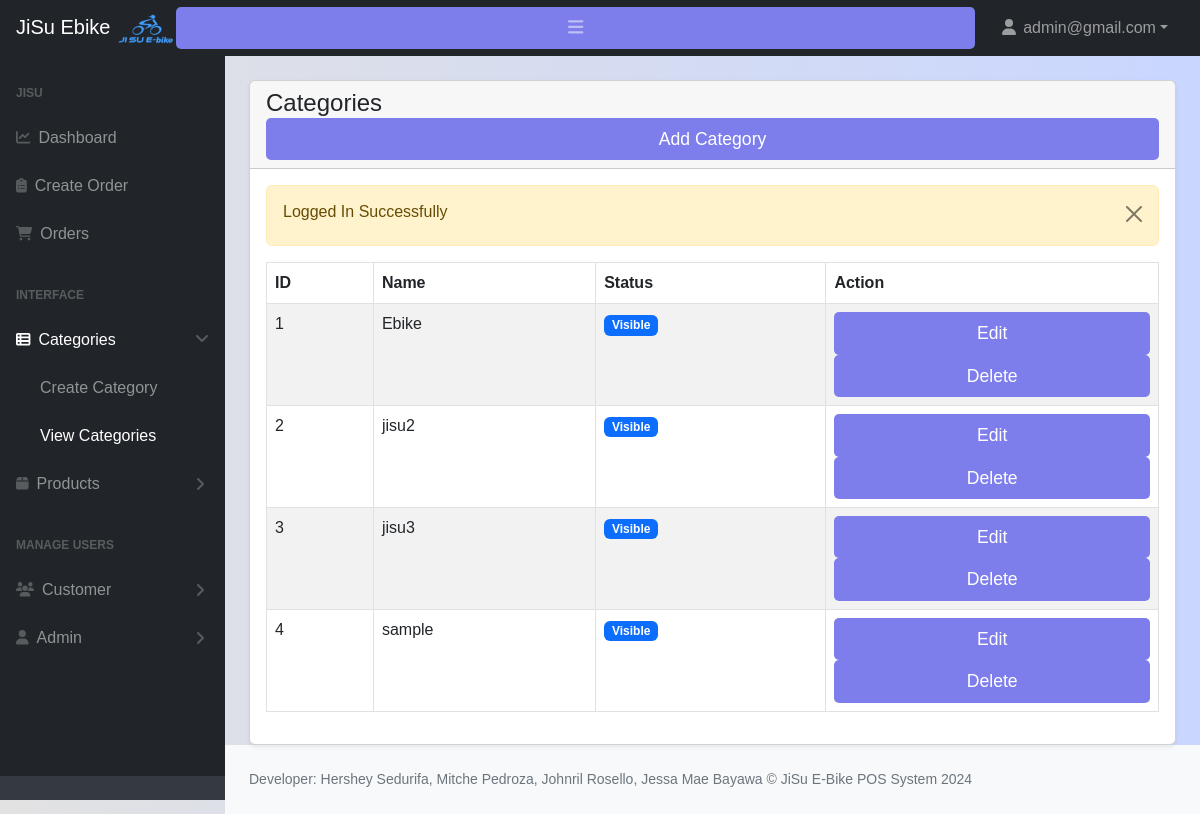
Page /admin/categories.php (signed in) on the committed database.
### tables this page shows
CREATE TABLE `categories` (
  `id` int(11) NOT NULL,
  `name` varchar(255) NOT NULL,
  `description` mediumtext DEFAULT NULL,
  `status` tinyint(1) NOT NULL DEFAULT 0 COMMENT '0=visible,1=hidden'
);

### admin/categories.php (the view, shortened to what this page needs)
<?php include('includes/header.php'); ?>
<div class="container-fluid px-4">
    <div class="card mt-4 shadow-sm">
        <div class="card-header">
            <h4 class="mb-0">Categories
                <a href="categories-create.php" class="btn btn-primary float-end">Add Category</a>
            </h4>
        </div>
        <div class="card-body">
            <?php
            $categories = getAll('categories');
            $sequentialId = 1;
            if (mysqli_num_rows($categories) > 0) {
                ?>
                <div class="table-responsive">
                    <table class="table table-striped table-bordered">
                        <thead>
                            <tr>
                                <th>ID</th>
                                <th>Name</th>
                                <th>Status</th>
                                <th>Action</th>
                            </tr>
                        </thead>
                        <tbody>
                            <?php while ($item = mysqli_fetch_assoc($categories)) : ?>
                            <tr>
                                <td><?= $sequentialId ?></td>
                                <td><?= htmlspecialchars($item['name']) ?></td>
                                <td>
                                    <?php
                                    if ($item['status'] == 1) {
                                        echo '<span class="badge bg-danger">Hidden</span>';
                                    } else {
                                        echo '<span class="badge bg-primary">Visible</span>';
                                    }
                                    ?>
                                </td>
                                <td>
                                    <a href="categories-edit.php?id=<?= htmlspecialchars($item['id']); ?>" class="btn btn-success btn-sm">Edit</a>
                                    <a href="categories-delete.php?id=<?= htmlspecialchars($item['id']); ?>" class="btn btn-danger btn-sm">Delete</a>
                                </td>
                            </tr>
                            <?php
                            $sequentialId++;
                            endwhile; ?>
                        </tbody>
                    </table>
                </div>
                <?php
            } else {
                ?>
                <h4 class="mb-0">No Record Found</h4>
                <?php
            }
            ?>
        </div>
    </div>
</div>
<?php include('includes/footer.php'); ?>

### customer/style.css (style rules this page uses)
* { margin:0; padding:0; box-sizing:border-box; font-family:"poppins",sans-serif; }
body { background-color: #c9d6ff; background:linear-gradient(to right,#e2e2e2,#c9d6ff); }
.btn { font-size:1.1rem; padding:8px 0; border-radius:5px; outline:none; border:none; width:100%; background:rgb(125,125,235); color:white; cursor:pointer; transition:0.9s; }

### rows in the picture
categories: name "Ebike", status "Visible"
categories: name "jisu2", status "Visible"
categories: name "jisu3", status "Visible"
categories: name "sample", status "Visible"

### other values in the picture
$_SESSION['loggedInUser']['email'] "admin@gmail.com"
$_SESSION['status'] "Logged In Successfully"
